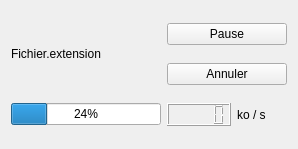
<?xml version="1.0" encoding="UTF-8"?>
<ui version="4.0">
 <class>ft_widget</class>
 <widget class="QWidget" name="ft_widget">
  <property name="geometry">
   <rect>
    <x>0</x>
    <y>0</y>
    <width>298</width>
    <height>149</height>
   </rect>
  </property>
  <property name="windowTitle">
   <string>Form</string>
  </property>
  <layout class="QGridLayout" name="gridLayout">
   <item row="0" column="0" rowspan="2" colspan="3">
    <widget class="QLabel" name="nom_fichier">
     <property name="text">
      <string>Fichier.extension</string>
     </property>
    </widget>
   </item>
   <item row="2" column="0" colspan="3">
    <widget class="QProgressBar" name="progression_transfert">
     <property name="value">
      <number>24</number>
     </property>
    </widget>
   </item>
   <item row="2" column="3">
    <widget class="QLCDNumber" name="vitesse_dl"/>
   </item>
   <item row="2" column="4">
    <widget class="QLabel" name="label_2">
     <property name="text">
      <string>ko / s</string>
     </property>
    </widget>
   </item>
   <item row="0" column="3" colspan="2">
    <widget class="QPushButton" name="pause_b">
     <property name="text">
      <string>Pause</string>
     </property>
    </widget>
   </item>
   <item row="1" column="3" colspan="2">
    <widget class="QPushButton" name="annuler_b">
     <property name="text">
      <string>Annuler</string>
     </property>
    </widget>
   </item>
  </layout>
 </widget>
 <resources/>
 <connections/>
</ui>
